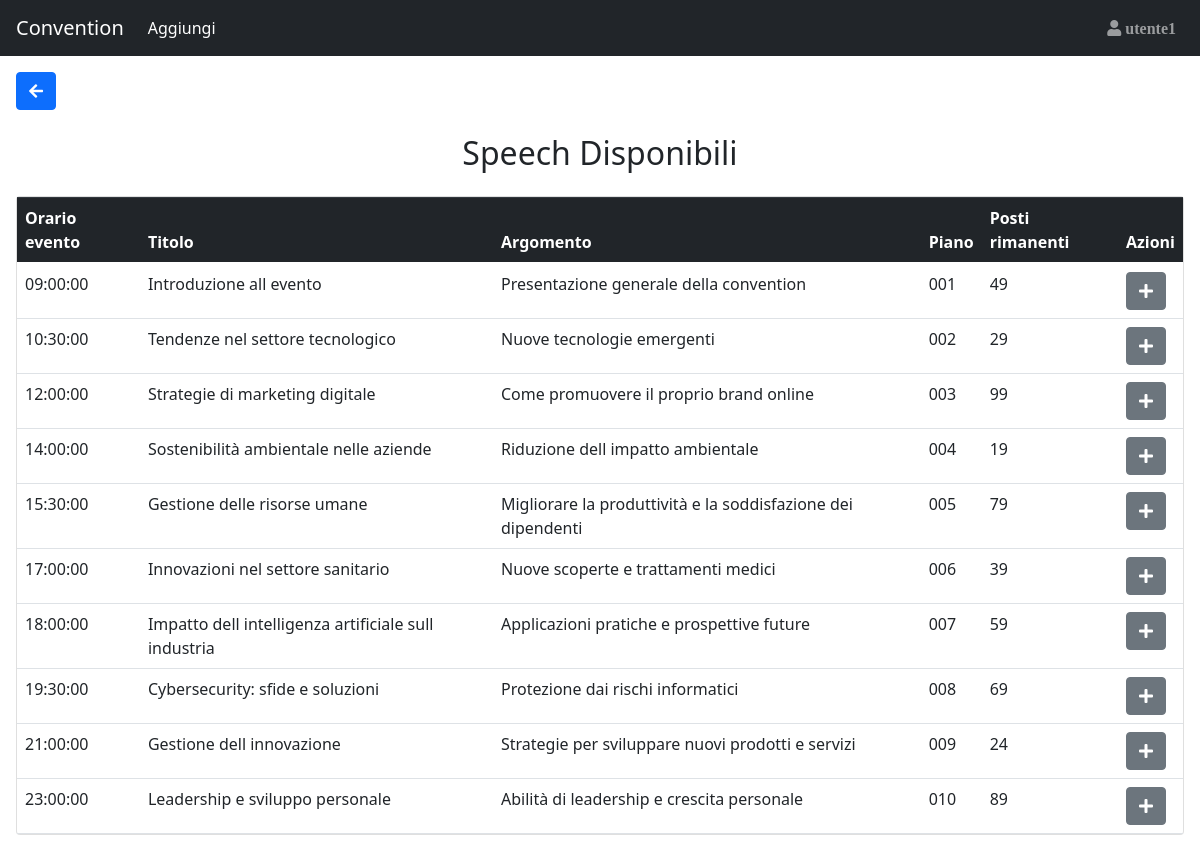
/Sito_convention/AggiungiSpeech.php (signed in), run on the app's committed database.
### tables this page shows
CREATE TABLE IF NOT EXISTS User(
    Id_user INT(3) NOT NULL AUTO_INCREMENT,
    Mail VARCHAR(30) NULL,
    Password_user CHAR(64) NULL,
    IDPart_fk INT(3) NULL,
    IDRel_fk INT(3) NULL,
    FOREIGN KEY(IDRel_fk) REFERENCES Relatore(IDRel) ON DELETE CASCADE,
    FOREIGN KEY(IDPart_fk) REFERENCES Partecipante(IDPart) ON DELETE CASCADE,
    PRIMARY KEY(Id_user)
);

CREATE TABLE IF NOT EXISTS Speech(
    IDSpeech INT(3) NOT NULL AUTO_INCREMENT,
    Titolo VARCHAR(100) NULL,
    Argomento VARCHAR(100) NULL,
    PRIMARY KEY(IDSpeech)
);

CREATE TABLE IF NOT EXISTS Piano(
    Numero CHAR(3) NOT NULL,
    PRIMARY KEY(Numero)
);

### Sito_convention/utilitis.php (called while the page is built, shortened)
<?php
    function Controllo_Utente(){
        if (Database::connect()){
            $queryTab= "SELECT Mail FROM User WHERE id_user = ?";
            $parametri=["i",$_SESSION['idUser']];
            if($risultatoUser=Database::executeQuery($queryTab,$parametri,true)){
                if (($risultatoUser->num_rows) == 1){
                    return true;
                }
                else{
                    header("Location: ./destroyer_session.php?call=noexistsnomore".$_SESSION['idUser']);
                    exit;
                }
            }else{
                header("Location: ./destroyer_session.php?call=error internal");
                exit;
            }
        }
    }
    function is_NOTAnonymus() {
        if(isset($_SESSION["idUser"])){
            return true;
        }
        else{
            return false;
        }
    };
?>

### Sito_convention/Database.php (called while the page is built, shortened)
<?php
    class Database {
        private static $host = "localhost";
        private static $username = "root";
        private static $password = "";
        private static $database = "Convention";
        private static $connection;
        public static function connect() {
            self::$connection = new mysqli(self::$host, self::$username, self::$password, self::$database);
            return true;
        }
        public static function executeQueryNormal($query) {
            $result = self::$connection->query($query);
            return $result;
        }
        public static function executeQuery($query,$parametri,$flag) {
            $stmt = self::$connection->prepare($query);
		    $stmt->bind_param(...$parametri);
            $result2=$stmt->execute();
            $result = $stmt->get_result();
            if ($flag){
                return $result;
            }else{
                return $result2;
            }
        }
    }
?>

### Sito_convention/AggiungiSpeech.php (the view, shortened to what this page needs)
<!DOCTYPE html>
<html lang="en">
<head>
</head>
<body>
    <?php
            include "Database.php";
            include "utilitis.php";
            $where="Aggiungi";
            $returnto1="index.php";
            $returnto2="AggiungiSpeech.php";
            include_once("navbar.php");
    ?>
    <div class="container-fluid p-3">
        <?php
                echo "<a href='index.php'><button class='btn  btn-primary mb-2'><i class='fas fa-arrow-left'></i></button></a>";
                if(Controllo_Utente()){
                    if (Database::connect()){
                        $queryTab= "SELECT DISTINCT FasciaOraria,Titolo,Argomento,IDSpeech,NpostiSala,Numero,PostiRimasti FROM Sceglie,Programma,Speech,Sala,Piano,PostiRimastiPerFasciaOraria WHERE Sceglie.IDProgramma_fk = Programma.IDProgramma AND Speech.IDSpeech = Programma.IDSpeech_fk AND Programma.NomeSala_fk = Sala.NomeSala AND Sala.Numero_fk = Piano.Numero AND Sala.NomeSala = PostiRimastiPerFasciaOraria.NomeSalaView";
                        if($risultatoSpeech=Database::executeQueryNormal($queryTab)){
                            if (!($risultatoSpeech->num_rows) == 0){
                                $htmlmio=<<<XYZ
                                <div class="row">
                                    <div class="col">
                                        <h2 class='card-title p-2 text-center p-3'>Speech Disponibili</h2>
                                    </div>
                                </div>
                                <div class="card">
                                    <table class='table mb-0'>
                                        <thead class="thead-dark">
                                            <tr>
                                                <th>Orario evento</th>
                                                <th>Titolo</th>
                                                <th>Argomento</th>
                                                <th>Piano</th>
                                                <th>Posti rimanenti</th>
                                                <th>Azioni</th>
                                            </tr>
                                        </thead>
                                        <tbody>
                                XYZ;
                                echo $htmlmio;
                                while($Risposta_speech=mysqli_fetch_array($risultatoSpeech)) {
                                    echo "<tr>";
                                        echo "<td>" . $Risposta_speech["FasciaOraria"] . "</td>";
                                        echo "<td>" . $Risposta_speech["Titolo"] . "</td>";
                                        echo "<td>" . $Risposta_speech["Argomento"] . "</td>";
                                        echo "<td>" . $Risposta_speech["Numero"] . "</td>";
                                        echo "<td>" .$Risposta_speech["PostiRimasti"]. "</td>";
                                        if ($Risposta_speech["PostiRimasti"] > 0){
                                            echo "<td><form action='Aggiungi.php' method='POST'><input type='hidden' name='IdPart' value=".$_SESSION['idPart']." /><input type='hidden' name='QualeSpeech' value=".$Risposta_speech["IDSpeech"]." /><button title='Iscriviti' type='submit' class='btn btn-secondary'><i class='fas fa-plus'></i></button></form></td>";
                                        }else{
                                            echo "<td><button type='submit' class='btn btn-secondary' title='Iscriviti' disabled><i class='fas fa-plus'></i></button></td>";
                                        }
                                    echo "<tr>";
                                }
                            }
                            else{
                                Database::disconnect();
                                echo "<br>Non esiste nessuno speech in giornata";
                            }
                        }
                    }
                }
                else{
                    Database::disconnect();
                    header("Location: ./destroyer_session.php");
                    exit;
                }
        ?>
    </div>
</body>
</html>

### Sito_convention/navbar.php (shortened to what this page needs)
<nav class="navbar navbar-expand-md bg-dark navbar-dark sticky-top">
    <a class="navbar-brand" href=<?php echo $returnto1;?>>Convention</a>
    <div id="navb" class="navbar-collapse collapse hide">
        <ul class="navbar-nav">
        <li class="nav-item active">
            <a class="nav-link" href=<?php echo $returnto2;?>><?php echo $where; ?></a>
        </li>
        </ul>
        <?php
            include_once("dependences.php");
            if(is_NOTAnonymus()){
                if (Database::connect()){
                    $queryTab= "SELECT Mail FROM User WHERE id_user = ?";
                    $parametri=["i",$_SESSION['idUser']];
                    if($risultatoUser=Database::executeQuery($queryTab,$parametri,true)){
                        if (($risultatoUser->num_rows) == 1){
                            $Risposta_user=$risultatoUser->fetch_assoc();
                            $nome = strtok($Risposta_user['Mail'], '@');
                            $htmlmio = <<<XYZ
                            <ul class="nav navbar-nav ml-auto dropleft">
                                <div class="dropdown">
                                <div class="dropdown-menu" aria-labelledby="dropdownMenuButton">
                                <a class="dropdown-item" href="information.php?nameuser=$nome"><i class="fas fa-info-circle"></i> Info Account</a>
                                <a class="dropdown-item" href="destroyer_session.php"><span class="fas fa-sign-in-alt"></span> Logout</a>
                                </div>
                            </div>
                                <a type="button" id="dropdownMenuButton" data-toggle="dropdown" aria-haspopup="true" aria-expanded="false" class="nav-link" href="#"><span class="fas fa-user"> {$nome} </span></a>
                                </div>
                            </li>
                            </ul>
                            XYZ;
                            echo $htmlmio;
                        }
                        else{
                            header("Location: ./destroyer_session.php?call=controllo utente 2 header");
                            exit;
                        }
                    }
                }
            }
        ?>
</nav>

### Sito_convention/dependences.php (shortened to what this page needs)
<link rel="stylesheet" href="https://use.fontawesome.com/releases/v5.5.0/css/all.css">
<link rel="stylesheet" href="https://maxcdn.bootstrapcdn.com/bootstrap/4.1.3/css/bootstrap.min.css">
<link href="https://cdn.jsdelivr.net/npm/bootstrap@5.0.2/dist/css/bootstrap.min.css" rel="stylesheet">

### data on the page
user: Mail "utente1"
speech: FasciaOraria "09:00:00", Titolo "Introduzione all evento", Argomento "Presentazione generale della convention", piano.Numero "001", PostiRimasti "49"
speech: FasciaOraria "10:30:00", Titolo "Tendenze nel settore tecnologico", Argomento "Nuove tecnologie emergenti", piano.Numero "002", PostiRimasti "29"
speech: FasciaOraria "12:00:00", Titolo "Strategie di marketing digitale", Argomento "Come promuovere il proprio brand online", piano.Numero "003", PostiRimasti "99"
speech: FasciaOraria "14:00:00", Titolo "Sostenibilità ambientale nelle aziende", Argomento "Riduzione dell impatto ambientale", piano.Numero "004", PostiRimasti "19"
speech: FasciaOraria "15:30:00", Titolo "Gestione delle risorse umane", Argomento "Migliorare la produttività e la soddisfazione dei dipendenti", piano.Numero "005", PostiRimasti "79"
speech: FasciaOraria "17:00:00", Titolo "Innovazioni nel settore sanitario", Argomento "Nuove scoperte e trattamenti medici", piano.Numero "006", PostiRimasti "39"
speech: FasciaOraria "18:00:00", Titolo "Impatto dell intelligenza artificiale sull industria", Argomento "Applicazioni pratiche e prospettive future", piano.Numero "007", PostiRimasti "59"
speech: FasciaOraria "19:30:00", Titolo "Cybersecurity: sfide e soluzioni", Argomento "Protezione dai rischi informatici", piano.Numero "008", PostiRimasti "69"
speech: FasciaOraria "21:00:00", Titolo "Gestione dell innovazione", Argomento "Strategie per sviluppare nuovi prodotti e servizi", piano.Numero "009", PostiRimasti "24"
speech: FasciaOraria "23:00:00", Titolo "Leadership e sviluppo personale", Argomento "Abilità di leadership e crescita personale", piano.Numero "010", PostiRimasti "89"

### other printed values
$where "Aggiungi"
